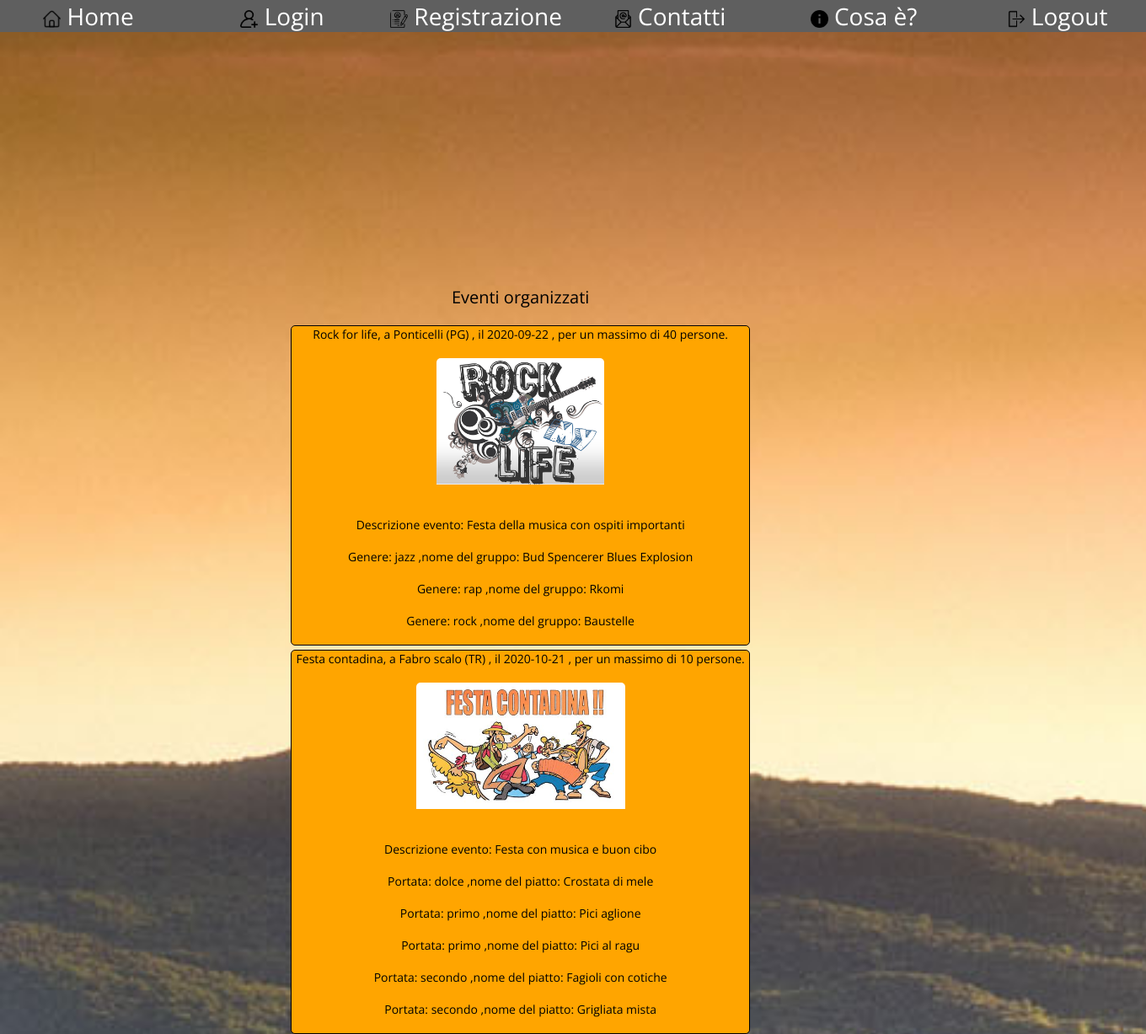
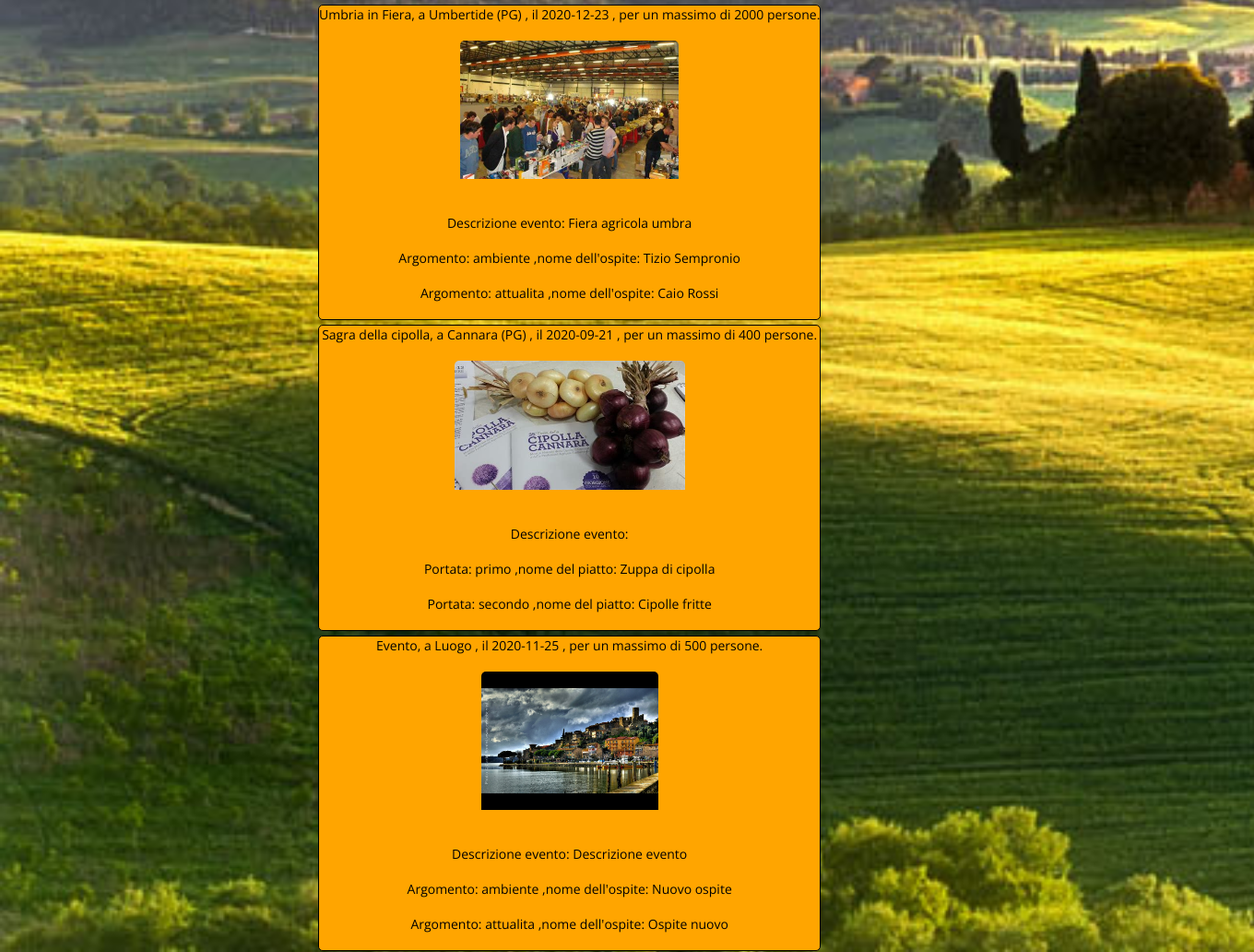
The app's page /php/mostra_eventi.php with its own data (2 pictures, top to bottom).
### tables this page shows
CREATE TABLE `eventi` (
  `ideventi` int(11) NOT NULL AUTO_INCREMENT,
  `tipologia` varchar(45) NOT NULL,
  `datainserimento` date NOT NULL,
  `maxpartecipanti` int(11) NOT NULL,
  `nome` varchar(45) NOT NULL,
  `cognome` varchar(45) NOT NULL,
  `descrizione` text,
  `dataevento` date NOT NULL,
  `titolo` varchar(45) NOT NULL,
  `luogo` varchar(45) NOT NULL,
  `image` varchar(45) DEFAULT NULL,
  `nomeutente` varchar(45) NOT NULL,
  PRIMARY KEY (`ideventi`)
);

CREATE TABLE `lineup` (
  `idconcerto` int(11) NOT NULL,
  `genere` varchar(45) NOT NULL,
  `nomegruppo` varchar(45) NOT NULL,
  PRIMARY KEY (`idconcerto`,`genere`,`nomegruppo`)
);

CREATE TABLE `menu` (
  `idsagra` int(11) NOT NULL,
  `tipoportata` varchar(45) NOT NULL,
  `nomeportata` varchar(45) NOT NULL,
  PRIMARY KEY (`idsagra`,`tipoportata`,`nomeportata`)
);

CREATE TABLE `ospiti` (
  `idevento` int(11) NOT NULL,
  `argomento` varchar(45) NOT NULL,
  `nome` varchar(45) NOT NULL,
  PRIMARY KEY (`idevento`,`argomento`,`nome`)
);

### php/mostra_eventi.php (the view, shortened to what this page needs)
<!DOCTYPE html>
<html lang="it">
    <link href="../css/style.css" rel="stylesheet" type="text/css">
    <head>
    </head>
    <header>
        <div class="nav-bar">
            <nav class="menu">
                <a href="../index.php"> <img src="../Immagini/home.png" width="21" height="21" alt="Home"> Home </a>
                <a href="./login.php"> <img src="../Immagini/add.png" width="21" height="21" alt="Login"> Login </a>
                <a href="./register.php"> <img src="../Immagini/register.png" width="21" height="21" alt="Registrazione"> Registrazione </a>
                <a href="./contatti.php"> <img src="../Immagini/mail.png" width="21" height="21" alt="Contatti"> Contatti </a>
                <a href="../html/manuale.html"> <img src="../Immagini/info.png" width="21" height="21" alt="Cosa è"> Cosa è? </a>
                <a href="./logout.php"> <img src="../Immagini/logout.png" width="21" height="21" alt="Logout"> Logout </a>
            </nav>
        </div>
    </header>
    <body>
        <section class="mostra">
            <h2>
                Eventi organizzati
            </h2>
            <?php
                require_once('./connection.php');
                $evento =
                        "
                            SELECT *
                            FROM eventi
                        ";
                $eventi_elenco = $dbCon->query($evento ) or trigger_error($dbCon->error."[ $evento ]");
                while($risultato = $eventi_elenco->fetch_object()) {
                    print("<div class='evento_container'>");
                    print($risultato->titolo . ", a " . $risultato->luogo . " , il " .$risultato->dataevento . " , per un massimo di " . $risultato->maxpartecipanti . " persone. <br> <br>");
                    print("<img src=" . $risultato->image . " alt='Immagine'> <br>");
                    print(" <br> <br> Descrizione evento: " . $risultato->descrizione);
                    print("<br> <br>");
                    if($risultato->tipologia == "sagra"){
                        $vedi_menu =
                                    "
                                        SELECT *
                                        FROM menu
                                        WHERE idsagra = '$risultato->ideventi';
                                    ";
                        $vista_menu =  $dbCon->query($vedi_menu ) or trigger_error($dbCon->error."[ $vedi_menu ]");
                        while($risultato2 = $vista_menu->fetch_object()) {
                            print("Portata: " . $risultato2->tipoportata . " ,nome del piatto: " . $risultato2->nomeportata);
                            print("<br> <br>");
                        }
                    } else if($risultato->tipologia == "concerto"){
                        $vedi_lineup =
                                    "
                                        SELECT *
                                        FROM lineup
                                        WHERE idconcerto = '$risultato->ideventi';
                                    ";
                        $vista_lineup =  $dbCon->query($vedi_lineup ) or trigger_error($dbCon->error."[ $vedi_lineup ]");
                        while($risultato2 = $vista_lineup->fetch_object()) {
                            print("Genere: " . $risultato2->genere . " ,nome del gruppo: " . $risultato2->nomegruppo);
                            print("<br> <br>");
                        }
                    } else if($risultato->tipologia == "eventi"){
                        $vedi_ospiti =
                                    "
                                        SELECT *
                                        FROM ospiti
                                        WHERE idevento = '$risultato->ideventi';
                                    ";
                        $vista_evento =  $dbCon->query($vedi_ospiti ) or trigger_error($dbCon->error."[ $vedi_ospiti ]");
                        while($risultato2 = $vista_evento->fetch_object()) {
                            print("Argomento: " . $risultato2->argomento . " ,nome dell'ospite: " . $risultato2->nome);
                            print("<br> <br>");
                        }
                    }
                    print("</div>");
                }
            ?>
        </section>
    </body>
</html>

### css/style.css (style rules this page uses)
* { padding: 0; margin: 0; font: 14px 'Open sans', sans-serif; color: black; transition: all .4s ease-in-out; }
body { background-image: url("../Immagini/sfondo.jpg"); background-repeat: no-repeat; background-attachment: fixed; background-size: cover; text-align: center; }
h2 { margin: 0; margin-bottom: 20px; font-size: 20px; }
.mostra { position: absolute; top: 15%; left: 25%; text-align: center; }
img { border-radius: 5px 5px 0 0; max-width: 250px; max-height: 150px; }
audio, canvas, iframe, img, svg, video { vertical-align: middle; }
nav { display: flex; justify-content: center; align-content: center; }
.evento_container { border: 1px solid black; background-color: orange; border-radius: 5px; margin: 5px 5px; }
.nav-bar { position: absolute; top: 0; left: 0; width: 100%; background: #5F5F5F; text-align: center; height: 38px; display: flex; justify-content: center; align-content: center; transition: all .4s ease-in-out; }
nav a { align-self: center; text-decoration: none; color: black; width: 230px; font-size: 2em; color: white; }

### records on screen
eventi: titolo "Rock for life", luogo "Ponticelli (PG)", dataevento "2020-09-22", maxpartecipanti "40", image (picture), descrizione "Festa della musica con ospiti importanti"
lineup: genere "jazz", nomegruppo "Bud Spencerer Blues Explosion"
lineup: genere "rap", nomegruppo "Rkomi"
lineup: genere "rock", nomegruppo "Baustelle"
eventi: titolo "Festa contadina", luogo "Fabro scalo (TR)", dataevento "2020-10-21", maxpartecipanti "10", image (picture), descrizione "Festa con musica e buon cibo"
menu: tipoportata "dolce", nomeportata "Crostata di mele"
menu: tipoportata "primo", nomeportata "Pici aglione"
menu: tipoportata "primo", nomeportata "Pici al ragu"
menu: tipoportata "secondo", nomeportata "Fagioli con cotiche"
menu: tipoportata "secondo", nomeportata "Grigliata mista"
eventi: titolo "Umbria in Fiera", luogo "Umbertide (PG)", dataevento "2020-12-23", maxpartecipanti "2000", image (picture), descrizione "Fiera agricola umbra"
ospiti: argomento "ambiente", nome "Tizio Sempronio"
ospiti: argomento "attualita", nome "Caio Rossi"
eventi: titolo "Sagra della cipolla", luogo "Cannara (PG)", dataevento "2020-09-21", maxpartecipanti "400", image (picture)
menu: tipoportata "primo", nomeportata "Zuppa di cipolla"
menu: tipoportata "secondo", nomeportata "Cipolle fritte"
eventi: titolo "Evento", luogo "Luogo", dataevento "2020-11-25", maxpartecipanti "500", image (picture), descrizione "Descrizione evento"
ospiti: argomento "ambiente", nome "Nuovo ospite"
ospiti: argomento "attualita", nome "Ospite nuovo"
